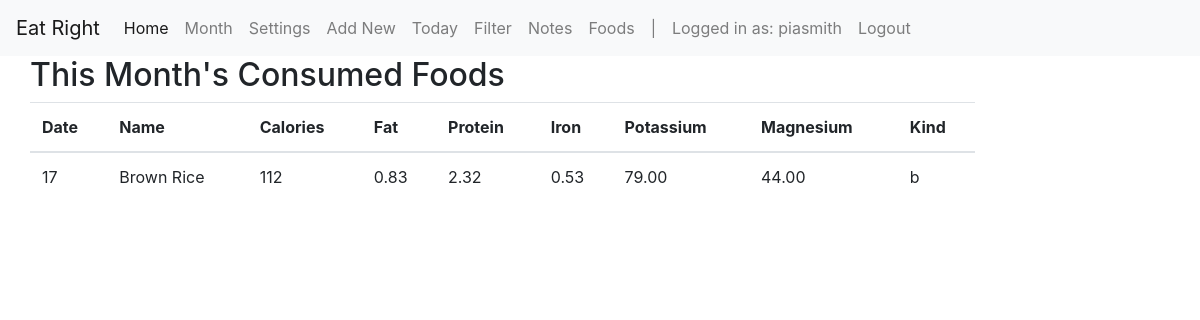
/catalog/consumedfood/ (signed in), run on an earlier commit of the app's database.
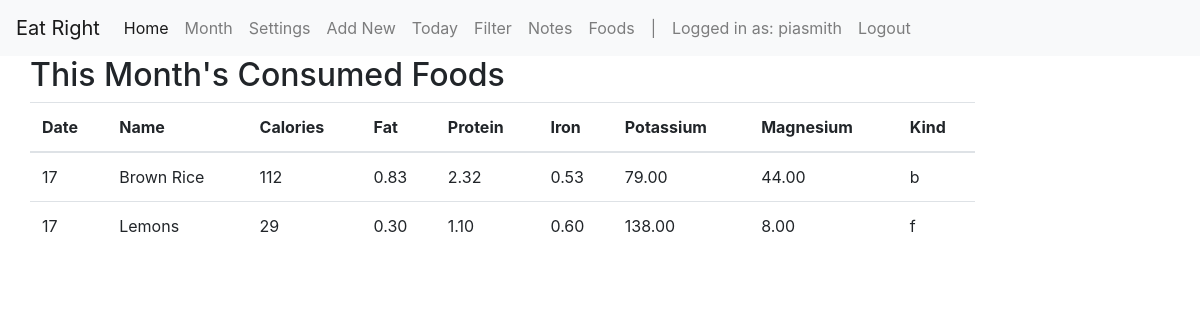
And on a later commit of the database.
### catalog/models.py (models this page shows, shortened)
class FoodInstance(models.Model):
    id = models.UUIDField(primary_key=True,
                          default=uuid.uuid4,
                          help_text='Unique ID across whole collection')
    food = models.ForeignKey('Food',
                             default=None,
                             on_delete=models.RESTRICT,
                             null=True)
    eater = models.ForeignKey(User,
                              on_delete=models.SET_NULL,
                              null=True,
                              default=User)
    consumed = models.DateTimeField(auto_now_add=True)

class Food(models.Model):
    name = models.CharField(max_length=200)
    timestamp = models.DateTimeField(auto_now_add=True)
    calories = models.IntegerField('Amount of calories',
                                   null=True,
                                   blank=True)
    fat = models.DecimalField('Amount of fat',
                              decimal_places=2,
                              max_digits=8,
                                   null=True,
                                   blank=True)
    protein = models.DecimalField('Amount of protein',
                                  decimal_places=2,
                                  max_digits=8,
                                  null=True,
                                    blank=True)
    iron = models.DecimalField('Amount of iron',
                               decimal_places=2,
                               max_digits=8,
                               null=True,
                                   blank=True)
    potassium = models.DecimalField('Amount of potassium',
                                    decimal_places=2,
                                    max_digits=8,
                                    null=True,
                                    blank=True)
    magnesium = models.DecimalField('Amount of magnesium',
                                    decimal_places=2,
                                    max_digits=8,
                                    null=True,
                                    blank=True)
    KIND_OF_FOOD = (
        ('b', 'Bread'),
        ('f', 'Fruit'),
        ('m', 'Meat'),
        ('g', 'Greens'),
        ('w', 'Water'),
        ('c', 'Caffeine'),
        ('o', 'Oil'),
        ('x', 'Extra')
    )
    kind = models.CharField(
        max_length=1,
        choices=KIND_OF_FOOD,
        blank=True,
        default='m',
    )
    def __str__(self):
        return self.name

### catalog/views.py (the view)
class ConsumedFoodListView(LoginRequiredMixin, generic.ListView):
    model = FoodInstance
    template_name = 'catalog/foodinstance_list_consumed.html'
    paginate_by = 50
    def get_queryset(self):
        this_day = datetime.today()
        return FoodInstance.objects.filter(consumed__month=this_day.month)

### catalog/templates/catalog/foodinstance_list_consumed.html
{% extends "base_generic.html" %}
{% block content %}
  <h2>This Month's Consumed Foods</h2>
    <table class="table">
     <thead>
        <tr>
            <th scope="col">Date</th>
            <th scope="col">Name</th>
            <th scope="col">Calories</th>
            <th scope="col">Fat</th>
            <th scope="col">Protein</th>
            <th scope="col">Iron</th>
            <th scope="col">Potassium</th>
            <th scope="col">Magnesium</th>
            <th scope="col">Kind</th>
        </tr>
         </thead>
  {% if foodinstance_list %}
    <tbody>
    {% for foodinst in foodinstance_list %}
        <tr>
            <td> {{ foodinst.consumed|date:'d' }}</td>
            <td> {{ foodinst.food }}</td>
            <td> {{ foodinst.food.calories }}</td>
            <td> {{ foodinst.food.fat }}</td>
            <td> {{ foodinst.food.protein }}</td>
            <td> {{ foodinst.food.iron }}</td>
            <td> {{ foodinst.food.potassium }}</td>
            <td> {{ foodinst.food.magnesium }}</td>
            <td> {{ foodinst.food.kind }}</td>
        </tr>
    {% endfor %}
      </tbody>
  </table>
  {% else %}
    <p>There is no food instances consumed yet.</p>
  {% endif %}
{% endblock %}

### catalog/templates/base_generic.html (shortened to what this page needs)
<!DOCTYPE html>
<html lang="en">
<head>
    <link rel="stylesheet" href="https://stackpath.bootstrapcdn.com/bootstrap/4.3.1/css/bootstrap.min.css">
    {% load static %}
      <link rel="stylesheet" href="{% static 'css/styles.css' %}">
</head>
<body>
 <nav class="navbar navbar-expand-lg navbar-light bg-light">
        <a class="navbar-brand" href="{% url 'index' %}">Eat Right</a>
  <div class="collapse navbar-collapse" id="navbarSupportedContent">
    <ul class="navbar-nav mr-auto justify-content-end">
        <li class="nav-item active">
            <a class="nav-link" href="{% url 'index' %}">Home <span class="sr-only">(current)</span></a>
        </li>
        {% if user.is_authenticated %}
            <li class="nav-item">
                <a class="nav-link" href="{% url 'all-consumed' %}">Month</a>
            </li>
            <li class="nav-item">
                <a class="nav-link" href="{% url 'user-settings' %}"> Settings</a>
            </li>
            <li class="nav-item">
                <a class="nav-link" href="{% url 'food-create' %}">Add New</a>
            </li>
            <li class="nav-item">
                <a class="nav-link" href="{% url 'foodinstance-create' %}">Today</a>
            </li>
            <li class="nav-item">
                <a class="nav-link" href="{% url 'filtered-list' %}">Filter</a>
            </li>
            <li class="nav-item">
                <a class="nav-link" href="{% url 'notes' %}">Notes</a>
            </li>
            <li class="nav-item">
                <a class="nav-link" href="{% url 'all-food' %}">Foods</a>
            </li>
            <li class="nav-item">
                <a class="nav-link" href="">   |   </a>
            </li>
            <li class="nav-item nav-link text-end">Logged in as: {{ user.get_username }}</li>    <a class="nav-link" href="{% url 'logout'%}?next={{request.path}}">Logout</a></li>
        {% else %}
            <li class="nav-item"><a class="nav-link" href="{% url 'login'%}?next={{request.path}}">Login</a></li>
        {% endif %}
        </ul>
  </div>
</nav>
 <div class="container-fluid">
      <div class="col-sm-10 ">
          {% block content %}
          {% endblock %}
      </div>
    </div>
</body>
</html>

What changed in the data, as far as the page shows it:
added FoodInstance: consumed "17", food "Lemons", food.calories "29", food.fat "0.30", food.protein "1.10", food.iron "0.60", food.potassium "138.00", food.magnesium "8.00", food.kind "f"
